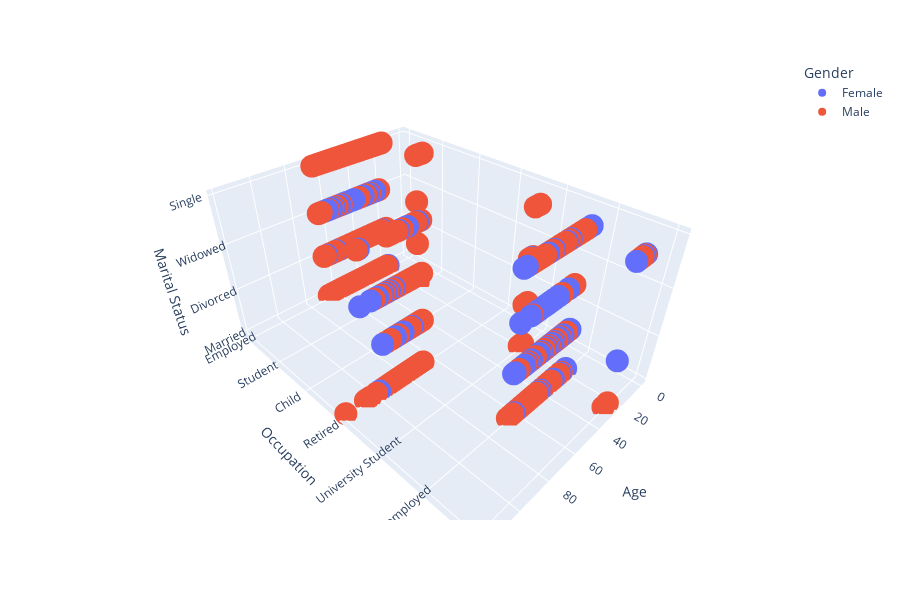

Notebook code for this chart:
### Markdown cell above
### 3-D Plot - How Occupation, Marital Status, and Age impacts life expectancy
* This chart inspects how employment status, Marital Status and Age contributes to life expectancy.

### Code cell
px.scatter_3d(census, x='Age', y='Occupation', z = 'Marital Status', color="Gender", hover_name ='Infirmity' , height=600)

### Figure 1 — Plotly figure (JSON) as saved in the notebook; plotly's stock layout.template omitted (floating-point values rounded to 4 significant figures; data arrays with more than 128 entries replaced by an {"elided": "..."} marker saying what was removed)
{"data": [{"hovertemplate": "<b>%{hovertext}</b><br><br>Gender=Female<br>Age=%{x}<br>Occupation=%{y}<br>Marital Status=%{z}<extra></extra>", "hovertext": {"elided": "3946 str values"}, "legendgroup": "Female", "marker": {"color": "#636efa", "symbol": "circle"}, "mode": "markers", "name": "Female", "scene": "scene", "showlegend": true, "type": "scatter3d", "x": {"elided": "3946 int values"}, "y": {"elided": "3946 str values"}, "z": {"elided": "3946 str values"}}, {"hovertemplate": "<b>%{hovertext}</b><br><br>Gender=Male<br>Age=%{x}<br>Occupation=%{y}<br>Marital Status=%{z}<extra></extra>", "hovertext": {"elided": "3635 str values"}, "legendgroup": "Male", "marker": {"color": "#EF553B", "symbol": "circle"}, "mode": "markers", "name": "Male", "scene": "scene", "showlegend": true, "type": "scatter3d", "x": {"elided": "3635 int values"}, "y": {"elided": "3635 str values"}, "z": {"elided": "3635 str values"}}], "layout": {"height": 600, "legend": {"title": {"text": "Gender"}, "tracegroupgap": 0}, "margin": {"t": 60}, "scene": {"domain": {"x": [0, 1], "y": [0, 1]}, "xaxis": {"title": {"text": "Age"}}, "yaxis": {"title": {"text": "Occupation"}}, "zaxis": {"title": {"text": "Marital Status"}}}}}
